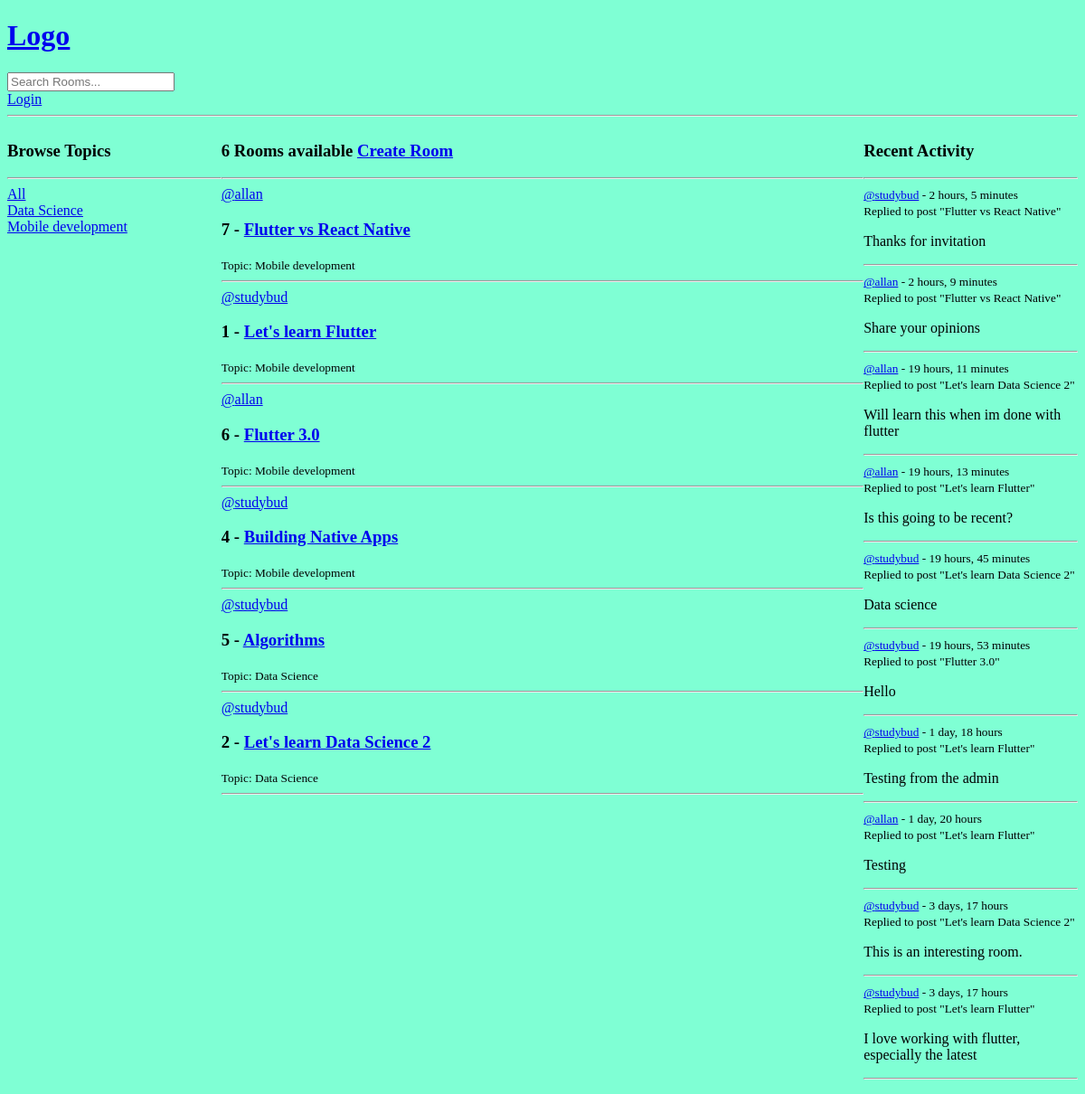
The page / on the database its author committed.
### base/models.py (models this page shows, shortened)
class Topic(models.Model):
    name = models.CharField(max_length=200)

class Room(models.Model):
    host = models.ForeignKey(User, on_delete=models.SET_NULL, null=True)
    topic = models.ForeignKey(Topic, on_delete=models.SET_NULL, null=True)
    name = models.CharField(max_length=200)
    description = models.TextField(null=True, blank=True)
    participants = models.ManyToManyField(User, related_name='participants', blank=True)
    updated = models.DateTimeField(auto_now=True)
    created = models.DateTimeField(auto_now_add=True)
    class Meta:
        ordering = ['-updated', '-created'] # ordering the latest to be ontop
    def __str__(self):
        return self.name

class Message(models.Model):
    user = models.ForeignKey(User, on_delete=models.CASCADE)
    room = models.ForeignKey(Room, on_delete=models.CASCADE)
    body = models.TextField()
    updated = models.DateTimeField(auto_now=True)
    created = models.DateTimeField(auto_now_add=True)
    class Meta:
        ordering = ['-updated', '-created'] # ordering the latest to be ontop
    def __str__(self):
        return self.body[0:50]

### base/views.py (the view)
# urls.py: path('', views.home, name="home"),
def home(request):
    q = request.GET.get('q') if request.GET.get('q') != None else '' # create a variable to get whatever we pass on the URL
    rooms  = Room.objects.filter(
        Q(topic__name__icontains=q) | # & - and | - or
        Q(name__icontains=q) |
        Q(description__icontains=q)
    )
    topics = Topic.objects.all()
    room_count = rooms.count()
    room_comments = Message.objects.filter(Q(room__topic__name__icontains=q)) # Filters and search for rooms and related topics
    context = {
        'rooms': rooms,
        'topics': topics,
        'room_count': room_count,
        'room_comments': room_comments,
    }
    return render(request, 'base/home.html', context)

### base/templates/base/home.html (shortened to what this page needs)
{% extends 'main.html' %}
{% block content %}
<div class="home-container">
    <div>
        {% include 'base/components/browse_topics.html' %}
    </div>
    <div>
        <h3>{{room_count}} Rooms available <a href="{% url 'create-room' %}">Create Room</a></h3>
        <hr>
        {% include 'base/components/feed_component.html' %}
    </div>
    <div>
        {% include 'base/components/recent_activity.html' %}
    </div>
</div>
{% endblock %}

### base/templates/base/components/browse_topics.html
<h3>Browse Topics</h3>
<hr>
<div>
    <a href="{% url 'home' %}">All</a>
</div>
{% for topic in topics %}
    <div>
        <a href="{% url 'home' %}?q={{topic.name}}">{{topic.name}}</a>
    </div>
{% endfor %}

### base/templates/base/components/feed_component.html (shortened to what this page needs)
<div>
    {% for room in rooms %}
        <a href="{% url 'user-profile' room.host.id %}">@{{room.host.username}}</a>
        <h3>{{ room.id }} - <a href="{% url 'room' room.id %}">{{room.name}}</a></h3>
        <small>Topic: {{ room.topic.name }}</small>
        <br>
        <hr>
    {% endfor %}
</div>

### base/templates/base/components/recent_activity.html (shortened to what this page needs)
<h3>Recent Activity</h3>
<hr>
{% for room_comment in room_comments %}
    <div>
        <small><a href="{% url 'user-profile' room_comment.user %}">@{{ room_comment.user }}</a> - {{ room_comment.created|timesince }}</small> <br>
        <small>Replied to post "{{ room_comment.room }}"</small>
        <p>{{ room_comment }}</p>
        <hr>
    </div>
{% endfor %}

### static/styles/main.css (style rules this page uses)
body { box-sizing: border-box; background-color: aquamarine; }

### base/templates/base/home.html (style rules this page uses)
.home-container { display: grid; grid-template-columns: 1fr 3fr 1fr; }

### rows shown on the page
Topic: name "Data Science"
Topic: name "Mobile development"
Room: host.username "allan", id "7", name "Flutter vs React Native", topic.name "Mobile development"
Room: host.username "studybud", id "1", name "Let's learn Flutter", topic.name "Mobile development"
Room: host.username "allan", id "6", name "Flutter 3.0", topic.name "Mobile development"
Room: host.username "studybud", id "4", name "Building Native Apps", topic.name "Mobile development"
Room: host.username "studybud", id "5", name "Algorithms", topic.name "Data Science"
Room: host.username "studybud", id "2", name "Let's learn Data Science 2", topic.name "Data Science"
Message: user "studybud", created "2 hours, 5 minutes", room "Flutter vs React Native", body "Thanks for invitation"
Message: user "allan", created "2 hours, 9 minutes", room "Flutter vs React Native", body "Share your opinions"
Message: user "allan", created "19 hours, 11 minutes", room "Let's learn Data Science 2", body "Will learn this when im done with flutter"
Message: user "allan", created "19 hours, 13 minutes", room "Let's learn Flutter", body "Is this going to be recent?"
Message: user "studybud", created "19 hours, 45 minutes", room "Let's learn Data Science 2", body "Data science"
Message: user "studybud", created "19 hours, 53 minutes", room "Flutter 3.0", body "Hello"
Message: user "studybud", created "1 day, 18 hours", room "Let's learn Flutter", body "Testing from the admin"
Message: user "allan", created "1 day, 20 hours", room "Let's learn Flutter", body "Testing"
Message: user "studybud", created "3 days, 17 hours", room "Let's learn Data Science 2", body "This is an interesting room."
Message: user "studybud", created "3 days, 17 hours", room "Let's learn Flutter", body "I love working with flutter, especially the latest"

### other values the page prints
{{ room_count }} "6"
